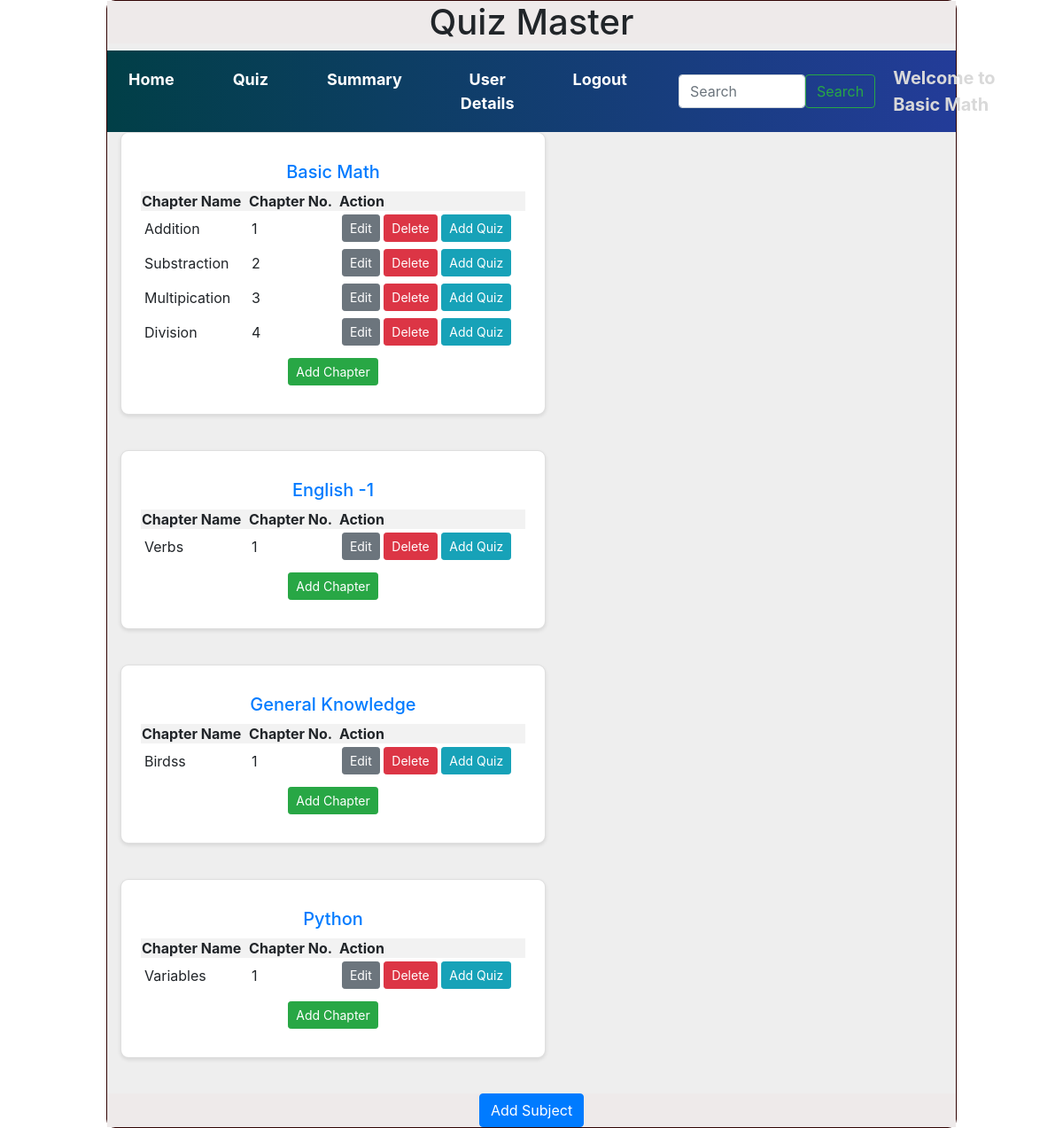
/admin/Basic Math, run on the app's committed database.
### models/models.py (models this page shows)
class Subject(db.Model):
    id = db.Column(db.Integer, primary_key=True)
    name = db.Column(db.String(255), unique=True, nullable=False)
    description = db.Column(db.Text, nullable=True)
    chapters = db.relationship("Chapter", cascade="all,delete", backref="subject", lazy=True)

class Chapter(db.Model):
    id = db.Column(db.Integer, primary_key=True)
    name = db.Column(db.String(255), nullable=False)
    description = db.Column(db.Text, nullable=True)
    subject_id = db.Column(db.Integer, db.ForeignKey("subject.id"), nullable=False)
    quizzes = db.relationship("Quiz", cascade="all,delete", backref="chapter", lazy=True)

### controllers/controllers.py (the view)
@app.route("/admin/<name>")
def admin_dashboard(name):
    subjects=get_subjects()
    return render_template("admin_dashboard.html",name=name,subjects=subjects)

### controllers/controllers.py (called while the page is built)
def get_subjects():
    subjects=Subject.query.all()
    return subjects

### templates/admin_dashboard.html
{% extends "admin_layout.html" %}
{% block content %}
        <div class="container">
            {% if subjects %}
            <div class="row">
                    {% for subject in subjects %}
                    <div class="col">
                    <div class="card" style="width: 30rem">
                        <div class="card-body">
                            <h5 class="center1"><a href="/edit_subject/{{ subject.id }}/{{ name }}">{{ subject.name }}</a></h5>
                                {% if subject.chapters %}
                                <table class="my_table">
                                    <tr>
                                        <th>Chapter Name</th>
                                        <th>Chapter No.</th>
                                        <th>Action</th>
                                    </tr>
                                    {% for chapter in subject.chapters %}
                                    <tr>
                                        <td>{{ chapter.name }}</td>
                                        <td>{{ loop.index }}</td>
                                        <td>
                                            <a href="/edit_chapter/{{ chapter.id }}/{{ name }}" class="btn btn-sm btn-secondary">Edit</a>
                                            <a href="/delete_chapter/{{ chapter.id }}/{{ name }}" class="btn btn-sm btn-danger">Delete</a>
                                            <a href="/add_quiz/{{ name }}/{{ chapter.id }}" class="btn btn-sm btn-info">Add Quiz</a>
                                        </td>
                                    </tr>
                                    {% endfor %}
                                </table>
                                {% else %}
                                    <p>No chapters available.</p>
                                {% endif %}
                                <div class="center1"><a href="/chapter/{{ subject.id }}/{{ name }}" class="btn btn-sm btn-success">Add Chapter</a></div>
                        </div>
                    </div>
                    </div>
                    {% endfor %}
            </div>
            {% else %}
                <h3 class="center">No subjects available at the moment.</h3>
            {% endif %}
        </div>
        <div class="center">
            <a href="/subject/{{ name }}" class="btn btn-primary"> Add Subject</a>
        </div>
{% endblock %}

### templates/admin_layout.html (shortened to what this page needs)
<html lang="en">
    <head>
        <link rel="stylesheet" href="/static/styles/main.css">
        <link rel="stylesheet" href="https://cdn.jsdelivr.net/npm/bootstrap@4.0.0/dist/css/bootstrap.min.css">
    </head>
    <body>
        <div class="my_panel">
            <div class="center"><h1>Quiz Master</h1></div>
            <nav class="navbar navbar-expand-lg navbar-light" style="background-image: linear-gradient(to right, rgb(1, 63, 71), rgb(35, 60, 153))">
                <div class="collapse navbar-collapse d-flex justify-content-between align-items-center" id="navbarText">
                    <ul class="navbar-nav mx-auto text-center">
                        <li class="nav-item">
                            <a class="nav-link custom-nav-link" href="/admin/{{name}}">Home</a>
                        </li>
                        <li class="nav-item">
                            <a class="nav-link custom-nav-link" href="/quiz_management/{{name}}">Quiz</a>
                        </li>
                        <li class="nav-item">
                            <a class="nav-link active custom-nav-link" href="/admin_summary/{{name}}">Summary</a>
                        </li>
                        <li class="nav-item">
                            <a class="nav-link active custom-nav-link" href="/user_details/{{name}}">User Details</a>
                        </li>
                        <li class="nav-item">
                            <a class="nav-link active custom-nav-link" href="/login">Logout</a>
                        </li>
                    </ul>
                    <form class="d-flex mx-auto search-bar" method="POST" action="/search/{{name}}">
                        <input class="form-control" type="search" placeholder="Search" aria-label="Search" name="search_txt" id="search_txt">
                        <button class="btn btn-outline-success" type="submit">Search</button>
                    </form>
                    <span class="navbar-text welcome-text">
                        Welcome to {{name}}
                    </span>
                </div>
            </nav>
                {%block content%}
                {%endblock%}
        </div>
    </body>
</html>

### static/styles/main.css (style rules this page uses)
.center { text-align:center; color:solid black; margin:auto; background-color:rgb(238, 234, 234) ; }
.my_panel { width: 80%; margin: auto; height: auto; border: 1px solid rgb(49, 4, 4); border-radius: 10px; background-color: #eeeeee; }
.custom-nav-link { font-weight: bold; font-size: 18px; margin-right: 50px; color: white !important }
.search-bar { width: 300px; margin:auto; }
.welcome-text { font-weight: bold; font-size: 20px; margin-left: 20px; color: rgba(217, 217, 217, 0.997) !important }
.my_table { width: 100%; border-collapse: collapse; }
.my_table td { padding: 4px; text-align: left; }
.my_table th { background-color: #f2f2f2; }
.card { padding: 2px; border-radius: 9px !important; background-color: #fff; box-shadow: 0 2px 4px rgba(0, 0, 0, 0.1); margin-bottom: 40px; }
.center1 { text-align:center; margin:auto; padding: 10px; }

### data on the page
Subject: name "Basic Math"
Chapter: name "Addition"
Chapter: name "Substraction"
Chapter: name "Multipication"
Chapter: name "Division"
Subject: name "English -1"
Chapter: name "Verbs"
Subject: name "General Knowledge"
Chapter: name "Birdss"
Subject: name "Python"
Chapter: name "Variables"
